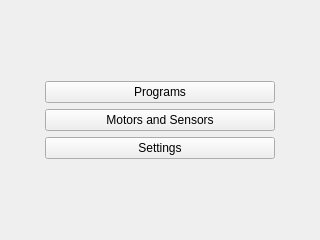
<?xml version="1.0" encoding="UTF-8"?>
<ui version="4.0">
 <class>HomeWidget</class>
 <widget class="QWidget" name="HomeWidget">
  <property name="geometry">
   <rect>
    <x>0</x>
    <y>0</y>
    <width>320</width>
    <height>240</height>
   </rect>
  </property>
  <property name="windowTitle">
   <string>Home</string>
  </property>
  <layout class="QVBoxLayout" name="verticalLayout" stretch="1">
   <property name="leftMargin">
    <number>6</number>
   </property>
   <property name="topMargin">
    <number>0</number>
   </property>
   <property name="rightMargin">
    <number>6</number>
   </property>
   <property name="bottomMargin">
    <number>0</number>
   </property>
   <item>
    <layout class="QHBoxLayout" name="horizontalLayout">
     <item>
      <spacer name="horizontalSpacer_2">
       <property name="orientation">
        <enum>Qt::Horizontal</enum>
       </property>
       <property name="sizeHint" stdset="0">
        <size>
         <width>40</width>
         <height>20</height>
        </size>
       </property>
      </spacer>
     </item>
     <item>
      <layout class="QVBoxLayout" name="verticalLayout_2">
       <item>
        <spacer name="verticalSpacer_2">
         <property name="orientation">
          <enum>Qt::Vertical</enum>
         </property>
         <property name="sizeHint" stdset="0">
          <size>
           <width>20</width>
           <height>40</height>
          </size>
         </property>
        </spacer>
       </item>
       <item>
        <widget class="QPushButton" name="programs">
         <property name="minimumSize">
          <size>
           <width>230</width>
           <height>0</height>
          </size>
         </property>
         <property name="text">
          <string>Programs</string>
         </property>
         <property name="icon">
          <iconset resource="../rc/icons.qrc">
           <normaloff>:/icons/application_osx_terminal.png</normaloff>:/icons/application_osx_terminal.png</iconset>
         </property>
        </widget>
       </item>
       <item>
        <widget class="QPushButton" name="motorsSensors">
         <property name="text">
          <string>Motors and Sensors</string>
         </property>
         <property name="icon">
          <iconset resource="../rc/icons.qrc">
           <normaloff>:/icons/lightbulb.png</normaloff>:/icons/lightbulb.png</iconset>
         </property>
        </widget>
       </item>
       <item>
        <widget class="QPushButton" name="settings">
         <property name="text">
          <string>Settings</string>
         </property>
         <property name="icon">
          <iconset resource="../rc/icons.qrc">
           <normaloff>:/icons/user.png</normaloff>:/icons/user.png</iconset>
         </property>
        </widget>
       </item>
       <item>
        <spacer name="verticalSpacer">
         <property name="orientation">
          <enum>Qt::Vertical</enum>
         </property>
         <property name="sizeHint" stdset="0">
          <size>
           <width>20</width>
           <height>40</height>
          </size>
         </property>
        </spacer>
       </item>
      </layout>
     </item>
     <item>
      <spacer name="horizontalSpacer">
       <property name="orientation">
        <enum>Qt::Horizontal</enum>
       </property>
       <property name="sizeHint" stdset="0">
        <size>
         <width>40</width>
         <height>20</height>
        </size>
       </property>
      </spacer>
     </item>
    </layout>
   </item>
  </layout>
 </widget>
 <resources>
  <include location="../rc/icons.qrc"/>
 </resources>
 <connections/>
</ui>
